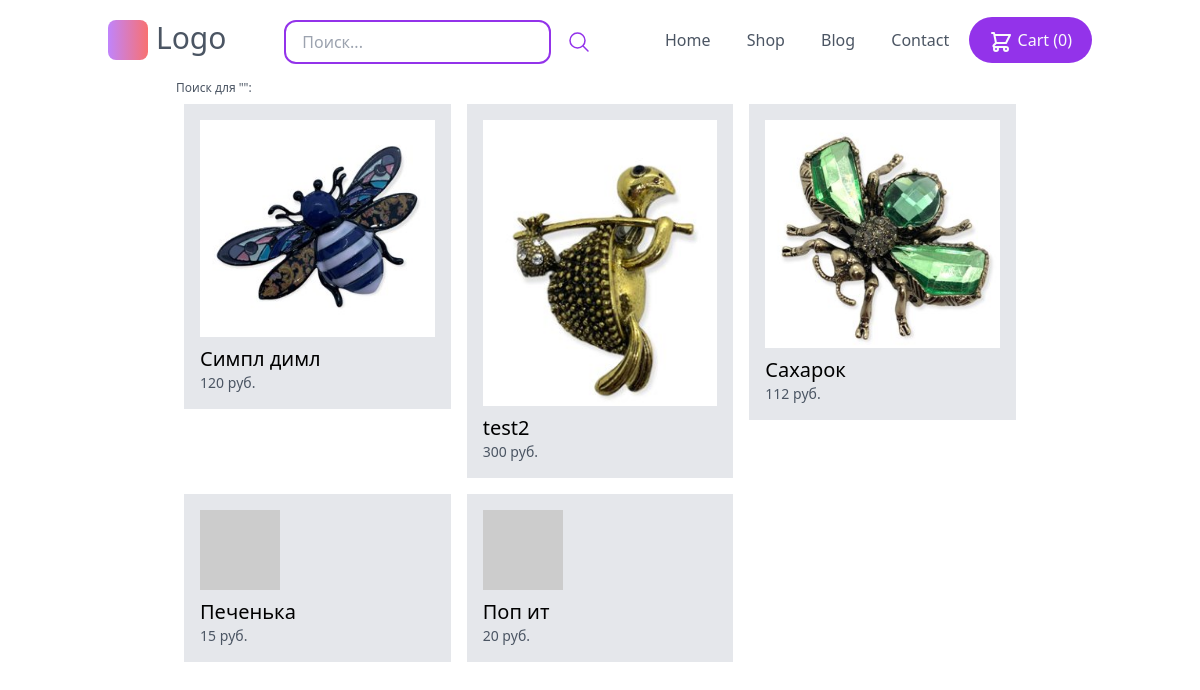
The app's page /search/ with its own data.
### store/models.py (models this page shows, shortened)
class Product(models.Model):
    DRAFT = 'Черновик'
    WAITING_APPROVAL = 'Ожидает подтверждения'
    ACTIVE = 'Активный'
    DELETED = 'Удалён'
    STATUS_CHOICES = (
        (DRAFT, 'Черновик'),
        (WAITING_APPROVAL, 'Ожидает подтверждения'),
        (ACTIVE, 'Активный'),
        (DELETED, 'Удалён'),
    )
    user = models.ForeignKey(
        User, related_name='products', on_delete=models.CASCADE, verbose_name='Пользователь')
    category = models.ForeignKey(
        Category, related_name='products', on_delete=models.CASCADE, verbose_name='Категория')
    title = models.CharField(max_length=50, verbose_name='Название')
    slug = models.SlugField(max_length=50, verbose_name='Слаг')
    description = models.TextField(blank=True, verbose_name='Описание')
    price = models.IntegerField()
    created_at = models.DateTimeField(auto_now_add=True)
    updated_at = models.DateTimeField(auto_now=True)
    image = models.ImageField(upload_to='uploads/product_images', blank=True, null=True)
    thumbnail = models.ImageField(upload_to='uploads/product_images/thumbnail', blank=True, null=True)
    status = models.CharField(
        max_length=50, verbose_name='Статус', choices=STATUS_CHOICES, default=ACTIVE)
    class Meta:
        verbose_name = 'Товар'
        verbose_name_plural = 'Товары'
        ordering = ('-created_at',)
    def get_display_price(self):
        return self.price
    def get_thumbnail(self):
        if self.thumbnail:
            return self.thumbnail.url
        else:
            if self.image:
                self.thumbnail = self.make_thumbnail(self.image)
                self.save()
                return self.thumbnail.url
            else:
                return 'https://via.placeholder.com/240x240x.jpg'

### store/views.py (the view)
# urls.py: path('search/', views.search, name='search'),
def search(request):
    query = request.GET.get('query', '')
    products = Product.objects.filter(status=Product.ACTIVE).filter(Q(
        title__icontains=query) | Q(description__icontains=query))
    return render(request, 'store/search.html', {
        'query': query,
        'products': products,
    })

### store/cart.py (called while the page is built)
    def __len__(self):
        return sum(item['quantity'] for item in self.cart.values())

### store/context_processors.py (called while the page is built)
def cart(request):
    return {'cart': Cart(request)}

### store/templates/store/search.html (shortened to what this page needs)
{% extends 'core/base.html' %}
{% block content %}
    <h2 class='text-xs text-gray-600'>Поиск для "{{ query }}":</h2>
    {% if products %}
        {% include 'store/partials/products.html' %}
    {% else %}
    <p>Ничего не найдено!</p>
    {% endif %}
 {% endblock %}

### store/templates/store/partials/products.html
<div class="flex flex-wrap">
    {% for product in products %}
       <div class="product w-1/3 p-2">
           <div class="p-4 bg-gray-200">
               <a href="{% url 'product_detail' product.category.slug product.slug %}">
                   <div class="image mb-2">
                       <img src="{{ product.get_thumbnail }}" alt="Image of {{ product.title }}">
                   </div>
                   <h2 class="text-xl">{{ product.title }}</h2>
                   <p class="text-sm text-gray-600">
                       {{ product.get_display_price }} руб.
                   </p>
               </a>
           </div>
       </div>
   {% endfor %}
   </div>

### records on screen
Product: get_thumbnail (picture), title "Симпл димл", get_display_price "120"
Product: get_thumbnail (picture), title "test2", get_display_price "300"
Product: get_thumbnail (picture), title "Сахарок", get_display_price "112"
Product: title "Печенька", get_display_price "15"
Product: title "Поп ит", get_display_price "20"

### other values on screen
{{ cart|length }} "0"
